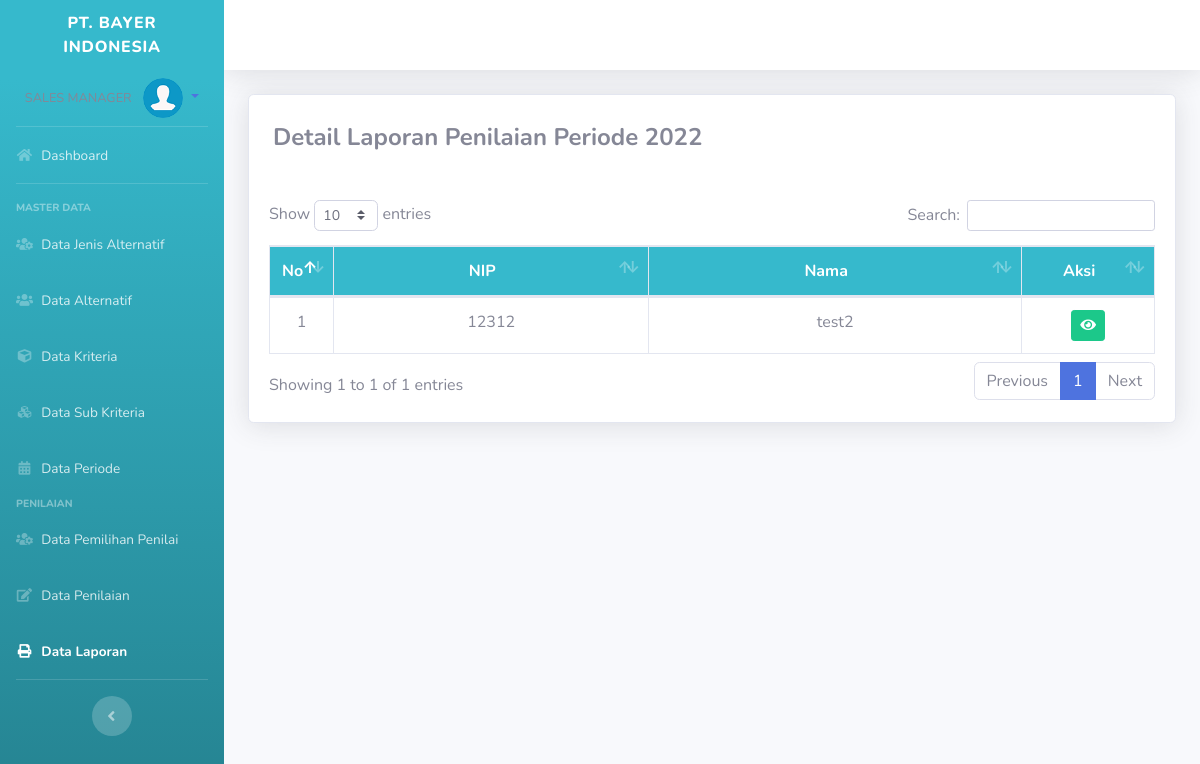
/admin/index.php?p=laporanpen (signed in), run on the app's committed database.
### tables this page shows
CREATE TABLE `periode` (
  `id_periode` int(11) NOT NULL,
  `tahun_ajar` varchar(50) NOT NULL,
  `semester` varchar(50) NOT NULL,
  `status_periode` int(11) NOT NULL,
  `setting` varchar(50) NOT NULL
);

CREATE TABLE `user` (
  `nip` char(18) NOT NULL,
  `id_jenis_user` int(11) DEFAULT NULL,
  `password` varchar(100) DEFAULT NULL,
  `nama_pegawai` varchar(100) DEFAULT NULL,
  `status_pegawai` varchar(100) DEFAULT NULL,
  `alamat` text DEFAULT NULL,
  `tempat_lahir` varchar(100) DEFAULT NULL,
  `tgl_lahir` date DEFAULT NULL,
  `jenis_kelamin` char(1) DEFAULT NULL,
  `status_nikah` char(1) DEFAULT NULL,
  `no_telp` varchar(20) DEFAULT NULL,
  `area_kerja` varchar(255) DEFAULT NULL
);

### config/koneksi.php (called while the page is built, shortened)
<?php
	$host	= 'localhost';
	$user	= 'root';
	$pass	= '';
	$db		= 'spksales';
	$con=mysqli_connect($host, $user, $pass, $db);
	function get_tahun_ajar($id="")
	{
		global $con;
		if($id!=''){
			$sql = "SELECT * FROM periode WHERE id_periode = $id";
		}else{
			$sql = "SELECT * FROM periode WHERE status_periode = 1";
		}
		$q = mysqli_query($con, $sql);
		$row = mysqli_fetch_array($q);
		return $row['tahun_ajar'];
	}
	function get_tahun_ajar_id()
	{
		global $con;
		$sql = "SELECT * FROM periode WHERE status_periode = 1";
		$q = mysqli_query($con, $sql);
		$row = mysqli_fetch_array($q);
		return $row['id_periode'];
	}
	function get_tot_nilai($nip_user='', $id_periode='')
	{
		global $con;
		$sql = "SELECT
					a.id_kompetensi,
					a.nama_kompetensi,
					a.bobot_kompetensi,
					COUNT(b.id_isi) as jml
				FROM jenis_kompetensi a
				JOIN isi_kompetensi b ON a.id_kompetensi = b.id_kompetensi
				GROUP BY a.id_kompetensi";
		$q = mysqli_query($con, $sql);
		$data_kompetensi = [];
		while($row = mysqli_fetch_array($q)){
			$data_kompetensi[] = $row;
		}
		$sql = "SELECT * FROM penilai a JOIN penilai_detail b ON a.id_penilai = b.id_penilai WHERE a.nip = '$nip_user' ";
		$q = mysqli_query($con, $sql);
		$id_penilai_detail = '0';
		$i=0;
		while($row = mysqli_fetch_array($q)){
			if($i==0){
				$id_penilai_detail = $row['id_penilai_detail'];
			}else{
				$id_penilai_detail .= ", ".$row['id_penilai_detail'];
			}
			$i++;
		}
		$komp = '';
		foreach ($data_kompetensi as $key => $value) {
			$komp .= "SUM( IF(tbnilai.nama_kompetensi = '$value[nama_kompetensi]', tbnilai.nilai, 0) ) AS '$value[nama_kompetensi]', ";
		}
		$sql = "SELECT
					tbnilai.nip_penilai,
					tbnilai.penilai,
					tbnilai.level,
					tbnilai.jabatan,
					$komp
					1
				FROM
				(SELECT
					a.id_nilai,
					h.nip as nip_dinilai,
					h.nama_pegawai as 'dinilai',
					e.nip as nip_penilai,
					e.nama_pegawai as 'penilai',
					f.jabatan,
					f.level,
					c.id_kompetensi,
					c.nama_kompetensi,
					c.bobot_kompetensi,
					SUM(a.hasil_nilai) as nilai
				FROM penilaian a
				JOIN isi_kompetensi b ON a.id_isi = b.id_isi
				JOIN jenis_kompetensi c ON b.id_kompetensi = c.id_kompetensi
				JOIN (penilai_detail d JOIN user e ON d.nip = e.nip JOIN jenis_user f ON f.id_jenis_user = e.id_jenis_user) ON d.id_penilai_detail = a.id_penilai_detail
				JOIN (penilai g JOIN user h ON g.nip = h.nip ) ON d.id_penilai = g.id_penilai
				WHERE a.id_penilai_detail IN ($id_penilai_detail) AND g.id_periode = $id_periode
				GROUP BY a.id_penilai_detail, c.id_kompetensi
				ORDER BY 4) as tbnilai
				GROUP BY tbnilai.penilai";
		$q = mysqli_query($con, $sql);
		$tot_arr['atasan'] = 0;
		$tot_arr['guru'] = 0;
		$tot_arr['sendiri'] = 0;
		while($row = mysqli_fetch_array($q)){
			$tot = 0;
			foreach ($data_kompetensi as $key => $value) {
				$nil = ($row[$value['nama_kompetensi']]/$value['jml'])*1;
				$tot += $nil * ($value['bobot_kompetensi']/100);
			}
			if($row['level']==2 || $row['level']==3){
				$tot_arr['atasan'] += $tot;
			}else if($row['level']==1 && $row['nip_penilai']!= $nip_user){
				$tot_arr['guru'] += $tot;
			}else{
				$tot_arr['sendiri'] += $tot;
			}
		}
		$sql = "SELECT * FROM periode WHERE id_periode = $id_periode";
		$q = mysqli_query($con, $sql);
		$row = mysqli_fetch_array($q);
		if($row['setting']!=''){
			$set = explode(";", $row['setting']);
			$set[0] = $set[0]/100;
			$set[1] = $set[1]/100;
			$set[2] = $set[2]/100;
		}else{
			$set[0] = 0.5;
			$set[1] = 0.3;
			$set[2] = 0.2;
		}
		$ak = ($tot_arr['atasan']*$set[0]) + ($tot_arr['guru']*$set[1]) + ($tot_arr['sendiri']*$set[2]);
		return number_format($ak, 2);
	}
?>

### admin/pages/laporan_atasan.php (the view, shortened to what this page needs)
<?php if (!isset($_GET['detail'])) : ?>
	<div class="card shadow mb-4">
		<div class="card-body">
			<div class="d-flex justify-content-between align-items-center mt-2 mb-5 mx-1">
				<h4 class="m-0 font-weight-bold"> </i> Detail Laporan Penilaian Periode <?= get_tahun_ajar(); ?></h6>
			</div>
			<table class="table table-bordered" id="dataTable" width="100%" cellspacing="0">
				<thead class="bg-info text-white">
					<tr align="center">
						<th width="5%">No</th>
						<th>NIP</th>
						<th>Nama</th>
						<th width="15%">Aksi</th>
					</tr>
				</thead>
				<tbody>
					<?php
					$id_periode = get_tahun_ajar_id();
					$i = 0;
					$sql = "SELECT
								d.nip,
								d.nama_pegawai,
								SUM(a.hasil_nilai) as nilai,
								COUNT(a.id_nilai) as jml
							FROM penilaian a
							JOIN penilai_detail b ON a.id_penilai_detail = b.id_penilai_detail
							JOIN penilai c ON b.id_penilai = c.id_penilai
							JOIN user d ON c.nip = d.nip
							WHERE c.id_periode = $id_periode
							GROUP BY d.nip";
					$q = mysqli_query($con, $sql);
					while ($row = mysqli_fetch_array($q)) {
					?>
						<tr align="center">
							<td><?= ++$i; ?></td>
							<td><?= $row['nip']; ?></td>
							<td><?= $row['nama_pegawai']; ?></td>
							<td>
								<div class="btn-group" role="group">
									<a data-toggle="tooltip" data-placement="bottom" title="Detail Data" href="index.php?p=laporanpen&detail=<?= $row['nip'] ?>" class="btn btn-success btn-sm"><i class="fa fa-eye"></i></a>
								</div>
							</td>
						</tr>
					<?php } ?>
				</tbody>
			</table>
		</div>
	</div>
		<?php endif; ?>
		</div>
	</div>

### data on the page
periode: tahun_ajar "2022"
user: nip "12312", nama_pegawai "test2"
